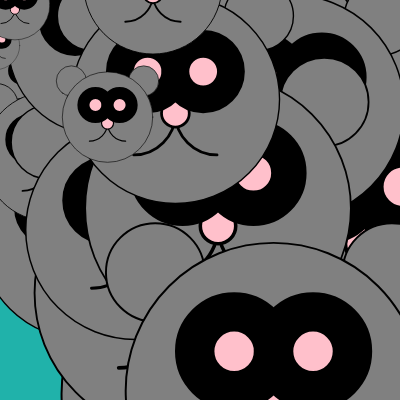
Frame 1 (no input)
Frame 60 (no input): identical to frame 1, image omitted
Frame 120 (the mouse pressed at the canvas centre since frame 60): identical to frame 1, image omitted

The p5.js sketch that drew this single still picture (run headless with seeded random() and noise() and a simulated clock; from frame 60 on, the mouse is pressed at the canvas centre):

// p5.js sketch
// ── sketch.js
var centerX = 0;
var centerY = 0;
var scaling = 3;

function setup() {
  createCanvas(400, 400);
  centerX = width / 2;
  centerY = height / 2;
  
 background(color('#20B2AA '));
  
  for(var i = 0; i < 100; i++){
    multiDrawing(random(width/2),random(height/2), random(0.0,2.0));
  }
}

function draw() {
  
  
  
  
  

}

function multiDrawing(posX, posY, scales){
  push();
  fill("gray")
  strokeWeight(1);
  translate(posX - (centerX), posY - (centerY));
  scale(scales);
  //face
  
     fill("gray");  
strokeWeight(1);
     ellipse(centerX - 60,centerY - 60,50,50);
     ellipse(centerX + 60,centerY  - 60,50,50);
    ellipse(centerX, centerY, 150, 150);
  //nose
      
  
    strokeWeight(2);
    fill("gray");
    arc(centerX - 30,centerY + 10,60, 60, TWO_PI, PI/2);
      arc(centerX + 30,centerY + 10,60, 60, PI/2, PI);

    fill("pink");
    ellipse(centerX, centerY + 10, 20, 20);
  //eyse
  strokeWeight(20);
    ellipse(centerX - 20, centerY - 20, 40, 40);
  ellipse(centerX + 20, centerY - 20, 40, 40);
strokeWeight(1);

    

  noFill();

  
 

  pop();
}
